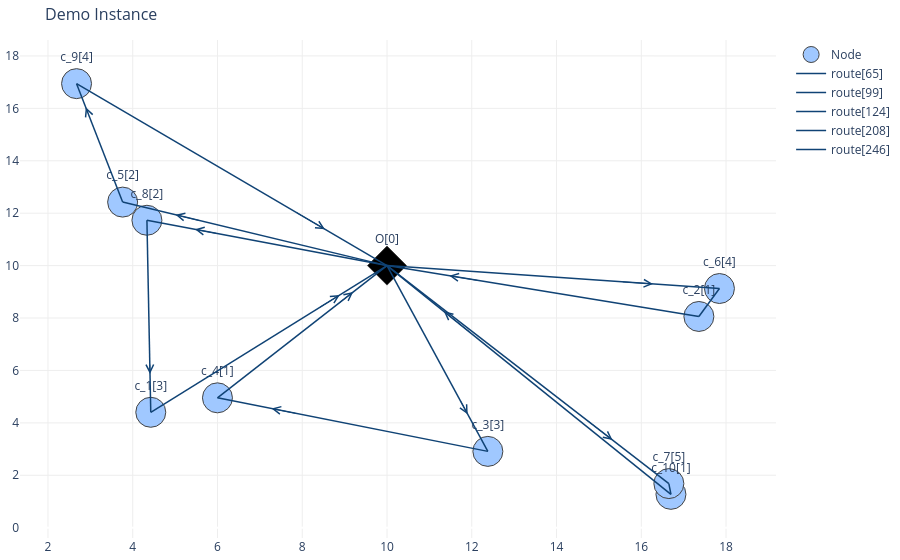

Here is the notebook cell this chart was saved with:
### Markdown cell above
### 3.1 veh upto 3, node visit upto 2

### Code cell
phaseII_model = md.phaseIIModel(init_route, initializer,
                 distance_matrix,constant_dict)
phaseII_model.buildModel()
phaseII_model.model.setParam('OutputFlag',False)
timeLimit=120;GAP=0.01;phaseII_model.solveModel()
sol_obj_phaseII = pd.Series(phaseII_model.model.getVars())
sol_vec_phaseII = pd.DataFrame(index = sol_obj_phaseII.apply(lambda x:x.VarName))
sol_vec_phaseII['value'] = sol_obj_phaseII.apply(lambda x:x.X).values
optimal_routes_phaseII = sol_vec_phaseII.loc[sol_vec_phaseII['value']==1]
ref_df = phaseII_model.init_routes_df.set_index('labels')
print(ref_df.loc[['m','lr']][optimal_routes_phaseII.index])
formatted_routes_list_II =  phaseII_model.getRoute4Plot(optimal_routes_phaseII.index.to_list(),
                                                        ref_df,edge_plot_config)
vis_sol.plot_network(formatted_routes_list_II,node_trace,_title="Demo Instance",_cus_dem=customer_demand)

### Figure 1 — Plotly figure (JSON) as saved in the notebook; plotly's stock layout.template omitted (floating-point values rounded to 4 significant figures)
{"data": [{"marker": {"color": [2, 2, 2, 2, 2, 2, 2, 2, 2, 2, 4], "colorscale": [[0, "rgb(0,0,0)"], [0.25, "rgb(230,0,0)"], [0.5, "rgb(230,210,0)"], [0.75, "rgb(255,255,255)"], [1, "rgb(160,200,255)"]], "line": {"width": 1}, "reversescale": true, "showscale": false, "size": 30, "symbol": ["circle", "circle", "circle", "circle", "circle", "circle", "circle", "circle", "circle", "circle", "diamond"]}, "mode": "markers+text", "name": "Node", "text": ["c_5[2]", "c_9[4]", "c_3[3]", "c_4[1]", "c_10[1]", "c_8[2]", "c_2[1]", "c_6[4]", "c_7[5]", "c_1[3]", "O[0]"], "textposition": "top center", "type": "scatter", "x": [3.762, 2.674, 12.38, 5.999, 16.7, 4.335, 17.36, 17.84, 16.65, 4.426, 10], "y": [12.42, 16.94, 2.912, 4.955, 1.272, 11.73, 8.059, 9.126, 1.683, 4.404, 10]}, {"hoverinfo": "text", "line": {"color": "#104375", "width": 1.5}, "mode": "lines+text", "name": "route[65]", "text": "", "textposition": "middle center", "type": "scatter", "x": [10, 4.335, null, 4.335, 4.426, null, 4.426, 10, null], "y": [10, 11.73, null, 11.73, 4.404, null, 4.404, 10, null]}, {"hoverinfo": "text", "line": {"color": "#104375", "width": 1.5}, "mode": "lines+text", "name": "route[99]", "text": "", "textposition": "middle center", "type": "scatter", "x": [17.36, 10, null, 17.84, 17.36, null, 10, 17.84, null], "y": [8.059, 10, null, 9.126, 8.059, null, 10, 9.126, null]}, {"hoverinfo": "text", "line": {"color": "#104375", "width": 1.5}, "mode": "lines+text", "name": "route[124]", "text": "", "textposition": "middle center", "type": "scatter", "x": [12.38, 5.999, null, 10, 12.38, null, 5.999, 10, null], "y": [2.912, 4.955, null, 10, 2.912, null, 4.955, 10, null]}, {"hoverinfo": "text", "line": {"color": "#104375", "width": 1.5}, "mode": "lines+text", "name": "route[208]", "text": "", "textposition": "middle center", "type": "scatter", "x": [3.762, 2.674, null, 10, 3.762, null, 2.674, 10, null], "y": [12.42, 16.94, null, 10, 12.42, null, 16.94, 10, null]}, {"hoverinfo": "text", "line": {"color": "#104375", "width": 1.5}, "mode": "lines+text", "name": "route[246]", "text": "", "textposition": "middle center", "type": "scatter", "x": [16.7, 10, null, 16.65, 16.7, null, 10, 16.65, null], "y": [1.272, 10, null, 1.683, 1.272, null, 10, 1.683, null]}], "layout": {"annotations": [{"arrowcolor": "#104375", "arrowhead": 5, "arrowsize": 1.5, "ax": 6.034, "axref": "x", "ay": 11.21, "ayref": "y", "showarrow": true, "x": 5.468, "xref": "x", "y": 11.38, "yref": "y"}, {"arrowcolor": "#104375", "arrowhead": 5, "arrowsize": 1.5, "ax": 4.398, "axref": "x", "ay": 6.602, "ayref": "y", "showarrow": true, "x": 4.407, "xref": "x", "y": 5.869, "yref": "y"}, {"arrowcolor": "#104375", "arrowhead": 5, "arrowsize": 1.5, "ax": 8.328, "axref": "x", "ay": 8.321, "ayref": "y", "showarrow": true, "x": 8.885, "xref": "x", "y": 8.881, "yref": "y"}, {"arrowcolor": "#104375", "arrowhead": 5, "arrowsize": 1.5, "ax": 12.21, "axref": "x", "ay": 9.418, "ayref": "y", "showarrow": true, "x": 11.47, "xref": "x", "y": 9.612, "yref": "y"}, {"arrowcolor": "#104375", "arrowhead": 5, "arrowsize": 1.5, "ax": 17.5, "axref": "x", "ay": 8.379, "ayref": "y", "showarrow": true, "x": 17.46, "xref": "x", "y": 8.273, "yref": "y"}, {"arrowcolor": "#104375", "arrowhead": 5, "arrowsize": 1.5, "ax": 15.49, "axref": "x", "ay": 9.388, "ayref": "y", "showarrow": true, "x": 16.28, "xref": "x", "y": 9.3, "yref": "y"}, {"arrowcolor": "#104375", "arrowhead": 5, "arrowsize": 1.5, "ax": 7.913, "axref": "x", "ay": 4.342, "ayref": "y", "showarrow": true, "x": 7.275, "xref": "x", "y": 4.546, "yref": "y"}, {"arrowcolor": "#104375", "arrowhead": 5, "arrowsize": 1.5, "ax": 11.67, "axref": "x", "ay": 5.038, "ayref": "y", "showarrow": true, "x": 11.9, "xref": "x", "y": 4.329, "yref": "y"}, {"arrowcolor": "#104375", "arrowhead": 5, "arrowsize": 1.5, "ax": 8.8, "axref": "x", "ay": 8.487, "ayref": "y", "showarrow": true, "x": 9.2, "xref": "x", "y": 8.991, "yref": "y"}, {"arrowcolor": "#104375", "arrowhead": 5, "arrowsize": 1.5, "ax": 3.001, "axref": "x", "ay": 15.59, "ayref": "y", "showarrow": true, "x": 2.892, "xref": "x", "y": 16.04, "yref": "y"}, {"arrowcolor": "#104375", "arrowhead": 5, "arrowsize": 1.5, "ax": 5.633, "axref": "x", "ay": 11.7, "ayref": "y", "showarrow": true, "x": 5.009, "xref": "x", "y": 11.94, "yref": "y"}, {"arrowcolor": "#104375", "arrowhead": 5, "arrowsize": 1.5, "ax": 7.802, "axref": "x", "ay": 12.08, "ayref": "y", "showarrow": true, "x": 8.535, "xref": "x", "y": 11.39, "yref": "y"}, {"arrowcolor": "#104375", "arrowhead": 5, "arrowsize": 1.5, "ax": 12.01, "axref": "x", "ay": 7.382, "ayref": "y", "showarrow": true, "x": 11.34, "xref": "x", "y": 8.254, "yref": "y"}, {"arrowcolor": "#104375", "arrowhead": 5, "arrowsize": 1.5, "ax": 16.69, "axref": "x", "ay": 1.396, "ayref": "y", "showarrow": true, "x": 16.69, "xref": "x", "y": 1.355, "yref": "y"}, {"arrowcolor": "#104375", "arrowhead": 5, "arrowsize": 1.5, "ax": 14.66, "axref": "x", "ay": 4.178, "ayref": "y", "showarrow": true, "x": 15.32, "xref": "x", "y": 3.346, "yref": "y"}], "hovermode": "closest", "margin": {"b": 20, "l": 5, "r": 5, "t": 40}, "plot_bgcolor": "rgba(0,0,0,0)", "showlegend": true, "title": {"font": {"size": 16}, "text": "Demo Instance"}, "xaxis": {"gridcolor": "#eee", "showgrid": true, "showticklabels": true, "zeroline": true}, "yaxis": {"gridcolor": "#eee", "showgrid": true, "showticklabels": true, "zeroline": true}}}
